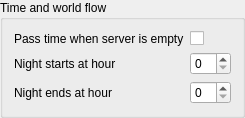
                <widget class="QGroupBox" name="timeSettingsGroupBox">
                 <property name="title">
                  <string>Time and world flow</string>
                 </property>
                 <layout class="QFormLayout" name="timeSettingsFormLayout">
                  <item row="0" column="0">
                   <widget class="QLabel" name="label_passTimeWhenEmpty">
                    <property name="text">
                     <string>Pass time when server is empty</string>
                    </property>
                   </widget>
                  </item>
                  <item row="0" column="1">
                   <widget class="QCheckBox" name="passTimeWhenEmptyCheckBox">
                    <property name="text">
                     <string />
                    </property>
                   </widget>
                  </item>
                  <item row="1" column="0">
                   <widget class="QLabel" name="label_nightStart">
                    <property name="text">
                     <string>Night starts at hour</string>
                    </property>
                   </widget>
                  </item>
                  <item row="1" column="1">
                   <widget class="QSpinBox" name="nightStartHourSpinBox">
                    <property name="maximum">
                     <number>23</number>
                    </property>
                   </widget>
                  </item>
                  <item row="2" column="0">
                   <widget class="QLabel" name="label_nightEnd">
                    <property name="text">
                     <string>Night ends at hour</string>
                    </property>
                   </widget>
                  </item>
                  <item row="2" column="1">
                   <widget class="QSpinBox" name="nightEndHourSpinBox">
                    <property name="maximum">
                     <number>23</number>
                    </property>
                   </widget>
                  </item>
                 </layout>
                </widget>
